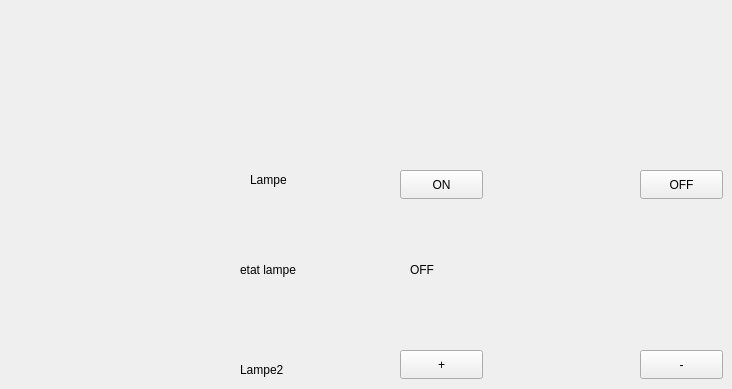
    <widget class="QWidget" name="tab_8">
     <attribute name="title">
      <string>arduino</string>
     </attribute>
     <widget class="QPushButton" name="pushButton_6">
      <property name="geometry">
       <rect>
        <x>400</x>
        <y>170</y>
        <width>83</width>
        <height>29</height>
       </rect>
      </property>
      <property name="text">
       <string>ON</string>
      </property>
     </widget>
     <widget class="QPushButton" name="pushButton_7">
      <property name="geometry">
       <rect>
        <x>640</x>
        <y>170</y>
        <width>83</width>
        <height>29</height>
       </rect>
      </property>
      <property name="text">
       <string>OFF</string>
      </property>
     </widget>
     <widget class="QPushButton" name="pushButton_8">
      <property name="geometry">
       <rect>
        <x>400</x>
        <y>350</y>
        <width>83</width>
        <height>29</height>
       </rect>
      </property>
      <property name="text">
       <string>+</string>
      </property>
     </widget>
     <widget class="QPushButton" name="pushButton_9">
      <property name="geometry">
       <rect>
        <x>640</x>
        <y>350</y>
        <width>83</width>
        <height>29</height>
       </rect>
      </property>
      <property name="text">
       <string>-</string>
      </property>
     </widget>
     <widget class="QLabel" name="label_5">
      <property name="geometry">
       <rect>
        <x>240</x>
        <y>360</y>
        <width>63</width>
        <height>20</height>
       </rect>
      </property>
      <property name="text">
       <string>Lampe2 </string>
      </property>
     </widget>
     <widget class="QLabel" name="label_6">
      <property name="geometry">
       <rect>
        <x>240</x>
        <y>260</y>
        <width>81</width>
        <height>20</height>
       </rect>
      </property>
      <property name="text">
       <string>etat lampe</string>
      </property>
     </widget>
     <widget class="QLabel" name="label_7">
      <property name="geometry">
       <rect>
        <x>250</x>
        <y>170</y>
        <width>63</width>
        <height>20</height>
       </rect>
      </property>
      <property name="text">
       <string>Lampe</string>
      </property>
     </widget>
     <widget class="QLabel" name="label_8">
      <property name="geometry">
       <rect>
        <x>410</x>
        <y>260</y>
        <width>63</width>
        <height>20</height>
       </rect>
      </property>
      <property name="text">
       <string>OFF</string>
      </property>
     </widget>
    </widget>
